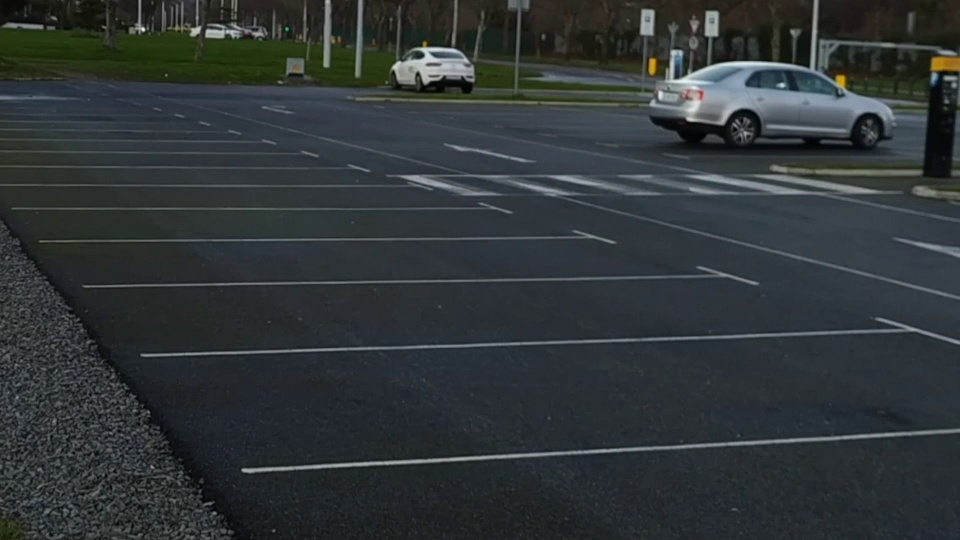
//> input picture Media/CarSpeedTest1EmptyFrame.jpg, 960 x 540 px, given in place of CarSpeedTest1.mp4, which was not available
$ ./main   (built with g++ and OpenCV 4)
//> lines starting //> are read from the running program, lines starting //| are printed output that depends on the picture; after the words box and inside, x2 and y2 are one past the last pixel; in counts of white or black regions, pixels touching at a corner belong together; pictures that were not available may be replaced by others from this repository, and a replacement may not be noted
### Utilities.cpp
/*
 * This code is provided as part of "A Practical Introduction to Computer Vision with OpenCV"
 * by Kenneth Dawson-Howe © Wiley & Sons Inc. 2014.  All rights reserved.
 */
#include "opencv2/core.hpp"
#include "opencv2/imgproc.hpp"
#include "opencv2/video.hpp"
#include "opencv2/highgui.hpp"
#include <stdio.h>
#include <iostream>
#include "Utilities.h"

using namespace std;
using namespace cv;

// [137 lines left out: functions ShowHLS, writeText, writeText, JoinImagesHorizontally, JoinSingleImage, JoinImagesHorizontally and 7 more, not called in this run]


TimestampEvent::TimestampEvent()
{
	Reset("");
}
void TimestampEvent::Reset(String event_name)
{
	mEventName = event_name;
	mEventCount = 0;
	mAverageDuration = 0.0;
	mLastDuration = 0.0;
}
void TimestampEvent::RecordEvent(int duration)
{
	mLastDuration = duration;
	mAverageDuration = ((mAverageDuration*((double) mEventCount))+duration)/((double) (mEventCount+1));
	mEventCount++;
}
// [8 lines left out: functions getLastTime, getAverageTime, not called in this run]
String TimestampEvent::getEventName()
{
	return mEventName;
}
String TimestampEvent::getString(bool average, bool last)
{
	String event_string;
	std::ostringstream temp;
	temp << mEventName;
	temp.precision(1);
	if (average || last)
		temp << " ";
	if (last)
		temp << (int) (mLastDuration+0.5) << "ms ";
	if ((average) && (mEventCount > 1))
		temp << fixed << "(av. " << mAverageDuration << "ms)";
	event_string = temp.str();
	return event_string;
}


Timestamper::Timestamper()
{
	mTickFrequency = getTickFrequency()/1000.0;  // Tick frequency in ms
	reset();
}
void Timestamper::reset()
{
	ignoreTimeSinceLastRecorded();
	mEventCount = 0;
}
void Timestamper::ignoreTimeSinceLastRecorded()
{
	mLastTickCount = static_cast<double>(getTickCount());
}
void Timestamper::recordTime(String event)
{
	// Search for event
	int event_count=0;
	while ((event_count < mEventCount) &&
			(event.compare(mEvents[event_count].getEventName()) != 0))
		event_count++;
	double tick_count = static_cast<double>(getTickCount());
	double processing_duration = (tick_count-mLastTickCount)/mTickFrequency;
	mLastTickCount = tick_count;
	if (event_count != MAX_EVENTS)
	{
		if (event_count == mEventCount)
		{
			// Add new event
			mEvents[event_count].Reset(event);
			mEventCount++;
		}
		mEvents[event_count].RecordEvent((int) processing_duration);
	}
}
void Timestamper::putTimes(Mat output_image)
{
	int line_step = 13;
	Scalar colour( 0, 0, 255);
	Point location( 7, 13 );
	putText( output_image, "Execution times:", location, FONT_HERSHEY_SIMPLEX, 0.4, colour );

	for (int event_count = 0; event_count < mEventCount; event_count++)
	{
		String output = "";
		output += "-";
		output += mEvents[event_count].getString();
		location.y += line_step;
		putText( output_image, output, location, FONT_HERSHEY_SIMPLEX, 0.4, colour );
	}
}

// [170 lines left out: functions StretchImage, convert_32bit_image_for_display, show_32bit_image, ComputeDefaultImage, DrawHistogram, ComputeOTSUThreshold and 2 more, not called in this run]

### main.cpp
#define _SILENCE_EXPERIMENTAL_FILESYSTEM_DEPRECATION_WARNING
#include <opencv2/core/core.hpp>
#include "Utilities.h"
#include <iostream>
#include <fstream>
#include <list>
#include <experimental/filesystem> // C++-standard header file name
#include <filesystem> // Microsoft-specific implementation header file name
using namespace std::experimental::filesystem::v1;
using namespace std;
using namespace cv;
#define FOCAL_LENGTH_ESTIMATE 1770
#define PLATE_WIDTH_IN_MM 465
#define PLATE_HEIGHT_IN_MM 100
#define FRAMES_PER_SECOND 29.97
#define REQUIRED_DICE 0.8

const int LICENCE_PLATE_LOCATIONS[][5] = { {1, 67, 88, 26, 6}, {2, 67, 88, 26, 6}, {3, 68, 88, 26, 6},
	{4, 69, 88, 26, 6}, {5, 70, 89, 26, 6}, {6, 70, 89, 27, 6}, {7, 71, 89, 27, 6}, {8, 73, 89, 27, 6},
	{9, 73, 90, 27, 6}, {10, 74, 90, 27, 6}, {11, 75, 90, 27, 6}, {12, 76, 90, 27, 6}, {13, 77, 91, 27, 6},
	{14, 78, 91, 27, 6}, {15, 78, 91, 27, 6}, {16, 79, 91, 27, 6}, {17, 80, 92, 27, 6}, {18, 81, 92, 27, 6},
	{19, 81, 92, 28, 6}, {20, 82, 93, 28, 6}, {21, 83, 93, 28, 6}, {22, 83, 93, 28, 6}, {23, 84, 93, 28, 6},
	{24, 85, 94, 28, 6}, {25, 85, 94, 28, 6}, {26, 86, 94, 28, 6}, {27, 86, 94, 28, 6}, {28, 86, 95, 29, 6},
	{29, 87, 95, 29, 6}, {30, 87, 95, 29, 6}, {31, 88, 95, 29, 6}, {32, 88, 96, 29, 6}, {33, 89, 96, 29, 6},
	{34, 89, 96, 29, 6}, {35, 89, 97, 29, 6}, {36, 90, 97, 29, 6}, {37, 90, 97, 30, 6}, {38, 91, 98, 30, 6},
	{39, 91, 98, 30, 6}, {40, 92, 98, 30, 7}, {41, 92, 99, 30, 7}, {42, 93, 99, 30, 7}, {43, 93, 99, 30, 7},
	{44, 94, 100, 30, 7}, {45, 95, 100, 30, 7}, {46, 95, 101, 30, 7}, {47, 96, 101, 30, 7}, {48, 97, 102, 30, 7},
	{49, 97, 102, 31, 7}, {50, 98, 102, 31, 7}, {51, 99, 103, 31, 7}, {52, 99, 103, 32, 7}, {53, 100, 104, 32, 7},
	{54, 101, 104, 32, 7}, {55, 102, 105, 32, 7}, {56, 103, 105, 32, 7}, {57, 104, 106, 32, 7}, {58, 105, 106, 32, 7},
	{59, 106, 107, 32, 7}, {60, 107, 107, 32, 7}, {61, 108, 108, 32, 7}, {62, 109, 108, 33, 7}, {63, 110, 109, 33, 7},
	{64, 111, 109, 33, 7}, {65, 112, 110, 34, 7}, {66, 113, 111, 34, 7}, {67, 114, 111, 34, 7}, {68, 116, 112, 34, 7},
	{69, 117, 112, 34, 8}, {70, 118, 113, 35, 8}, {71, 119, 113, 35, 8}, {72, 121, 114, 35, 8}, {73, 122, 114, 35, 8},
	{74, 124, 115, 35, 8}, {75, 125, 116, 36, 8}, {76, 127, 116, 36, 8}, {77, 128, 117, 36, 8}, {78, 130, 118, 36, 8},
	{79, 132, 118, 36, 9}, {80, 133, 119, 37, 9}, {81, 135, 120, 37, 9}, {82, 137, 121, 37, 9}, {83, 138, 122, 38, 9},
	{84, 140, 122, 38, 9}, {85, 142, 123, 38, 9}, {86, 144, 124, 38, 9}, {87, 146, 125, 38, 9}, {88, 148, 126, 39, 9},
	{89, 150, 127, 39, 9}, {90, 152, 128, 39, 9}, {91, 154, 129, 40, 9}, {92, 156, 129, 40, 10}, {93, 158, 130, 40, 10},
	{94, 160, 131, 41, 10}, {95, 163, 133, 41, 10}, {96, 165, 133, 41, 10}, {97, 167, 135, 42, 10}, {98, 170, 135, 42, 10},
	{99, 172, 137, 43, 10}, {100, 175, 138, 43, 10}, {101, 178, 139, 43, 10}, {102, 180, 140, 44, 10}, {103, 183, 141, 44, 10},
	{104, 186, 142, 44, 11}, {105, 188, 143, 45, 11}, {106, 192, 145, 45, 11}, {107, 195, 146, 45, 11}, {108, 198, 147, 45, 11},
	{109, 201, 149, 46, 11}, {110, 204, 150, 47, 11}, {111, 207, 151, 47, 11}, {112, 211, 152, 47, 11}, {113, 214, 154, 48, 11},
	{114, 218, 155, 48, 12}, {115, 221, 157, 49, 12}, {116, 225, 158, 50, 12}, {117, 229, 160, 50, 12}, {118, 234, 162, 50, 12},
	{119, 237, 163, 51, 12}, {120, 241, 164, 52, 12}, {121, 245, 166, 52, 12}, {122, 250, 168, 52, 12}, {123, 254, 169, 53, 12},
	{124, 258, 171, 54, 12}, {125, 263, 173, 55, 12}, {126, 268, 175, 55, 12}, {127, 273, 177, 55, 12}, {128, 278, 179, 56, 13},
	{129, 283, 181, 57, 13}, {130, 288, 183, 57, 13}, {131, 294, 185, 58, 13}, {132, 299, 187, 59, 13}, {133, 305, 190, 59, 13},
	{134, 311, 192, 60, 13}, {135, 317, 194, 60, 14}, {136, 324, 196, 60, 14}, {137, 330, 198, 61, 14}, {138, 336, 201, 63, 14},
	{139, 342, 203, 64, 14}, {140, 349, 206, 65, 14}, {141, 357, 208, 65, 15}, {142, 364, 211, 66, 15}, {143, 372, 214, 67, 15},
	{144, 379, 217, 68, 15}, {145, 387, 220, 69, 15}, {146, 396, 223, 70, 15}, {147, 404, 226, 71, 16}, {148, 412, 229, 72, 16},
	{149, 422, 232, 73, 17}, {150, 432, 236, 74, 17}, {151, 440, 239, 75, 18}, {152, 450, 243, 76, 18}, {153, 460, 247, 77, 18},
	{154, 470, 250, 78, 19}, {155, 482, 254, 78, 19}, {156, 492, 259, 81, 19}, {157, 504, 263, 82, 20}, {158, 516, 268, 83, 20},
	{159, 528, 272, 85, 21}, {160, 542, 277, 85, 21}, {161, 554, 282, 88, 21}, {162, 569, 287, 88, 22}, {163, 584, 292, 89, 22},
	{164, 598, 297, 91, 23}, {165, 614, 302, 92, 24}, {166, 630, 308, 94, 24}, {167, 646, 314, 96, 25}, {168, 664, 320, 97, 26},
	{169, 681, 327, 100, 26}, {170, 700, 334, 101, 27}, {171, 719, 341, 103, 28}, {172, 740, 349, 105, 29}, {173, 762, 357, 107, 29},
	{174, 784, 365, 109, 30}, { 175, 808, 374, 110, 31 }, { 176, 832, 383, 113, 32 } };
const int NUMBER_OF_PLATES = sizeof(LICENCE_PLATE_LOCATIONS) / (sizeof(LICENCE_PLATE_LOCATIONS[0]));
const int FRAMES_FOR_DISTANCES[] = { 54,   70,   86,  101,  115,  129,  143,  158,  172 };
const int DISTANCES_TRAVELLED_IN_MM[] = { 2380, 2380, 2400, 2380, 2395, 2380, 2385, 2380 };
const double SPEEDS_IN_KMPH[] = { 16.0, 16.0, 17.3, 18.3, 18.5, 18.3, 17.2, 18.3 };

void frameDistances(int frames[], float distances[], float positions[7][2], VideoCapture& surveillance_video) {

	if (surveillance_video.isOpened())
	{
		int starting_frame = 0;
		Mat current_frame, thresholded_image, closed_image, first_frame;
		Mat current_frame_gray, running_average_background;
		Mat selective_running_average_background;
		double running_average_learning_rate = 0.01;
		surveillance_video.set(cv::CAP_PROP_POS_FRAMES, starting_frame);
		surveillance_video >> current_frame;
		first_frame = current_frame.clone();
		cvtColor(current_frame, current_frame_gray, COLOR_BGR2GRAY);
		current_frame.convertTo(running_average_background, CV_32F);
		selective_running_average_background = running_average_background.clone();
		int rad = running_average_background.depth();

		int codec = static_cast<int>(surveillance_video.get(cv::CAP_PROP_FOURCC));
		// V3.0.0 update on next line.  OLD CODE was    BackgroundSubtractorMOG2 gmm; //(50,16,true);
		Ptr<BackgroundSubtractorMOG2> gmm = createBackgroundSubtractorMOG2();
		Mat foreground_mask, foreground_image = Mat::zeros(current_frame.size(), CV_8UC3);

		double frame_rate = surveillance_video.get(cv::CAP_PROP_FPS);
		double time_between_frames = 10.0 / 29.97;
		Timestamper* timer = new Timestamper();
		int frame_count = 0;
		int x = 0;
		int trueP = 0;
		int falseP = 0;
		int falseN = 0;
		while ((!current_frame.empty()) && (frame_count++ < 1000))//1800))
		{
			double duration = static_cast<double>(getTickCount());

			// Update the Gaussian Mixture Model
			// V3.0.0 update on next line.  OLD CODE was  gmm(current_frame, foreground_mask);
			gmm->apply(current_frame, foreground_mask);

			// Clean the resultant binary (moving pixel) mask using an opening.
			threshold(foreground_mask, thresholded_image, 30, 255, THRESH_BINARY);
			Mat cleaned_foreground_mask;

			cleaned_foreground_mask = thresholded_image.clone();
			foreground_image.setTo(Scalar(0, 0, 0));
			current_frame.copyTo(foreground_image, cleaned_foreground_mask);

			timer->recordTime("Gaussian Mixture Model");
			// Create an average background image (just for information)
			Mat mean_background_image;
			timer->ignoreTimeSinceLastRecorded();
			// V3.0.0 update on next line.  OLD CODE was   gmm.getBackgroundImage(mean_background_image);
			gmm->getBackgroundImage(mean_background_image);

			duration = static_cast<double>(getTickCount()) - duration;
			duration /= getTickFrequency() / 1000.0;
			int delay = (time_between_frames > duration) ? ((int)(time_between_frames - duration)) : 1;
			char c = cv::waitKey(delay);
			char frame_str[100];
			sprintf(frame_str, "Frame = %d", frame_count);
			Mat grey_foreground, binary_im;
			cvtColor(foreground_image, grey_foreground, COLOR_BGR2GRAY);
			threshold(grey_foreground, binary_im, 30, 255, THRESH_BINARY);

			vector<vector<Point>> contours;
			vector<Vec4i> hierarchy;
			findContours(binary_im, contours, hierarchy, cv::RETR_TREE, cv::CHAIN_APPROX_NONE);
			Mat contours_image = Mat::zeros(binary_im.size(), CV_8UC3);
			Mat boxes_image = Mat::zeros(binary_im.size(), CV_8UC3);
			vector<Point> points;
			Scalar green = Scalar(0, 225, 0);
			Rect trueRect(LICENCE_PLATE_LOCATIONS[frame_count - 2][1], LICENCE_PLATE_LOCATIONS[frame_count - 2][2], LICENCE_PLATE_LOCATIONS[frame_count - 2][3], LICENCE_PLATE_LOCATIONS[frame_count - 2][4]);
			//rectangle(foreground_image, trueRect.tl(), trueRect.br(), green, 1, 8, 0);
			Rect bounding_rect;
			for (int contour_number = 0; (contour_number < (int)contours.size()); contour_number++)
			{
				Scalar colour(rand() & 0xFF, rand() & 0xFF, rand() & 0xFF);
				RotatedRect min_bounding_rectangle = minAreaRect(contours[contour_number]);

				Point_<float> boxCenter = min_bounding_rectangle.center;
				Size_<float> boxSize = min_bounding_rectangle.size;
				float boxAngle = min_bounding_rectangle.angle;
				Point2f vertices[4];
				if (boxSize.width > 8.0f && boxSize.height < 40.0f) {
					if (((boxSize.width / boxSize.height) > 2) && (boxAngle < 25.0f))
					{
						if ((contourArea(contours[contour_number]) / (boxSize.width * boxSize.height)) > 0.7f)
						{
							if (hierarchy[contour_number][2] != -1) {
								std::cout << "found for frame: " << frame_count << '\n';
								drawContours(foreground_image, contours, contour_number, colour, cv::FILLED, 8, hierarchy);
								if (frame_count == frames[x]) {
									drawContours(contours_image, contours, contour_number, colour, cv::FILLED, 8, hierarchy);
									//std::cout.precision(2);
									float pixelRatio = 520 / boxSize.width;
									float pixelRatio1 = 100 / boxSize.height;
									float calc_distance_mm = 1770 * pixelRatio;
									distances[x] = calc_distance_mm;
									positions[x][0] = boxCenter.x;
									positions[x][1] = boxCenter.y;
									positions[x][2] = pixelRatio;
									x++;
								}
								// [4 lines of commented-out code are left out]
								bounding_rect = boundingRect(contours[contour_number]);
							}
						}
					}
				}
			}
			Rect int_rect = trueRect & bounding_rect;
			float TRsize = trueRect.width * trueRect.height;
			float INsize = int_rect.width * int_rect.height;
			float BOsize = bounding_rect.width * bounding_rect.height;
			float dice = (INsize * 2) / (TRsize + BOsize);
			//cout << "dice: " << dice << '\n';
			if (frame_count < 176 && frame_count > 50)
				if (bounding_rect.empty()) {
					falseN++;
				}
				else if (dice < 0.76) {
					falseP++;
				}
				else
				{
					trueP++;
				}
			if (frame_count == frames[x]) {
				std::cout << x << '\n';
				x++;
			}
			Scalar red = Scalar(0, 0, 255);
			//rectangle(foreground_image, bounding_rect.tl(), bounding_rect.br(), red, 1, 8, 0);

			cout << "true positives : " << trueP << '\n';
			cout << "false positives : " << falseP << '\n';
			cout << "false negatives : " << falseN << '\n';
			timer->putTimes(current_frame);
			imshow("Boxes", foreground_image);
			surveillance_video >> current_frame;
		}
		cv::destroyAllWindows();
	}
}

int main(int argc, const char** argv)
{
	char* file_location = "Media/";
	int frames[] = {54, 70, 86, 101, 115, 129, 143, 158, 172};
	float distances[7] = {};
	float positions[7][2];

	char* video_files[] = {
		"CarSpeedTest1.mp4"};

	int number_of_videos = sizeof(video_files) / sizeof(video_files[0]);
	VideoCapture* video = new VideoCapture[number_of_videos];
	for (int video_file_no = 0; (video_file_no < number_of_videos); video_file_no++)
	{
		string filename(file_location);
		filename.append(video_files[video_file_no]);
		video[video_file_no].open(filename);
		if (!video[video_file_no].isOpened())
		{
			cout << "Cannot open video file: " << filename << endl;
			//			return -1;
		}
	}
	video[0].set(cv::CAP_PROP_POS_FRAMES, 150);

	char c = cv::waitKey();
//> the space key is pressed
	cv::destroyAllWindows();

	frameDistances(frames, distances,positions, video[0]);
//> in frameDistances, current_frame is the input picture: 540 rows x 960 cols, CV_8UC3; mean B, G, R 56.3, 54.3, 48.5
//> in frameDistances, `cvtColor(current_frame, current_frame_gray, COLOR_BGR2GRAY);`:
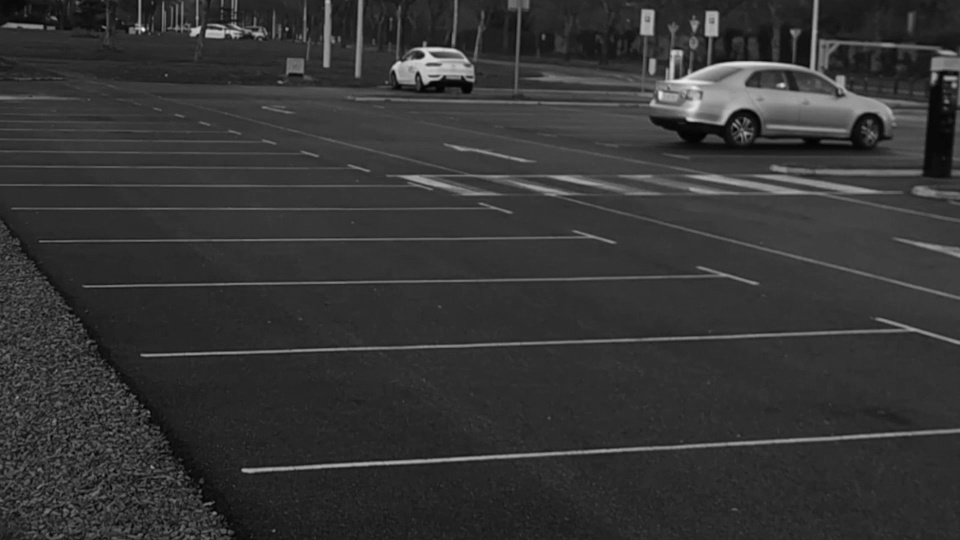
//> current_frame_gray: 540 rows x 960 cols, CV_8UC1; min 0, max 251, mean 52.8
//> in frameDistances, `gmm->apply(current_frame, foreground_mask);`: foreground_mask: 540 rows x 960 cols, CV_8UC1; every value is 127
//> in frameDistances, `threshold(foreground_mask, thresholded_image, 30, 255, THRESH_BINARY);`: thresholded_image: 540 rows x 960 cols, CV_8UC1; every value is 255
//> in frameDistances, `threshold(grey_foreground, binary_im, 30, 255, THRESH_BINARY);`:
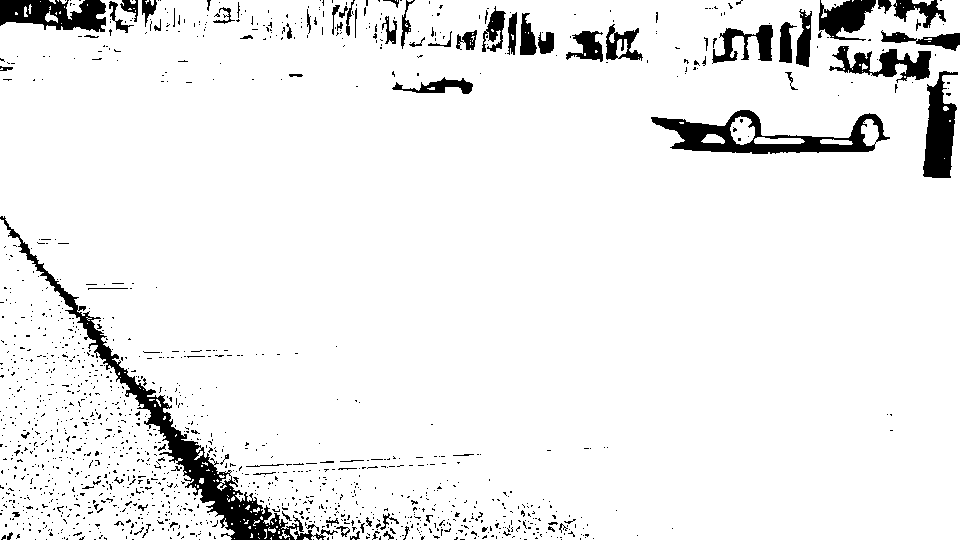
//> binary_im: 540 rows x 960 cols, CV_8UC1; 93.5% white; 1376 black regions (1290 under 20 px)
//> in frameDistances, `findContours(binary_im, contours, hierarchy, cv::RETR_TREE, cv::CHAIN_..`: contours = 1675 contours, 1534 with area under 20; largest, box (x1, y1, x2, y2) and area: (0, 0, 960, 540) 463918, (0, 219, 235, 540) 37477, (650, 109, 891, 155) 5378, (922, 70, 959, 179) 2505, (828, 45, 932, 84) 1872
//> the loop in frameDistances, `for (int contour_number = 0; (contour_number < (int)contours.size()); ..` made 1675 passes
//> (min_bounding_rectangle, boxSize, boxAngle, contour_number, bounding_rect) on pass 1423: (centre (940.2, 124.1), size (108.6, 32.2), angle -87.2, Size(108.6, 32.18), -87.21, 1422, Rect(922, 70, 37, 109))
//> (boxCenter, boxSize, boxAngle) on passes 2, 3, 4, 5, 8, 9: (Point(320, 538.5), Size(1, 2), -90), (Point(289, 538.5), Size(1, 0), -90), (Point(234, 538), Size(0, 0), -90), (Point(305.5, 538), Size(2, 5), -90), (Point(318, 536), Size(0, 0), -90), (Point(273, 535), Size(0, 0), -90)
//| found for frame: 1
//> (output is shown up to pass 1423 of 1675)
//> after the loop in frameDistances, `for (int contour_number = 0; (contour_number < (int)contours.size()); ..`:
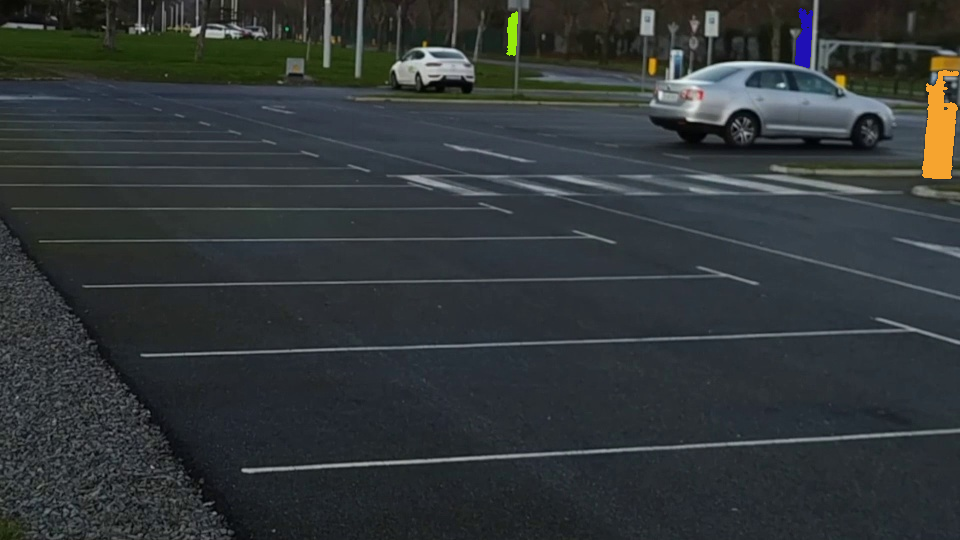
//> foreground_image: 540 rows x 960 cols, CV_8UC3; 0.73% of pixels changed, all inside (x1, y1, x2, y2) = (506, 8, 959, 179)
//> after the loop in frameDistances, `for (int contour_number = 0; (contour_number < (int)contours.size()); ..`: contours_image: 540 rows x 960 cols, CV_8UC3; every value is 0
//> after the loop in frameDistances, `for (int contour_number = 0; (contour_number < (int)contours.size()); ..`: x = 0
//> in frameDistances, `Rect int_rect = trueRect & bounding_rect;`: int_rect = Rect(0, 0, 0, 0)
//> in frameDistances, `float INsize = int_rect.width * int_rect.height;`: INsize = 0
//> in frameDistances, `float BOsize = bounding_rect.width * bounding_rect.height;`: BOsize = 1080
//> in frameDistances, `float dice = (INsize * 2) / (TRsize + BOsize);`: dice = 0
//> in putTimes, `putText( output_image, "Execution times:", location, FONT_HERSHEY_SIMP..`:
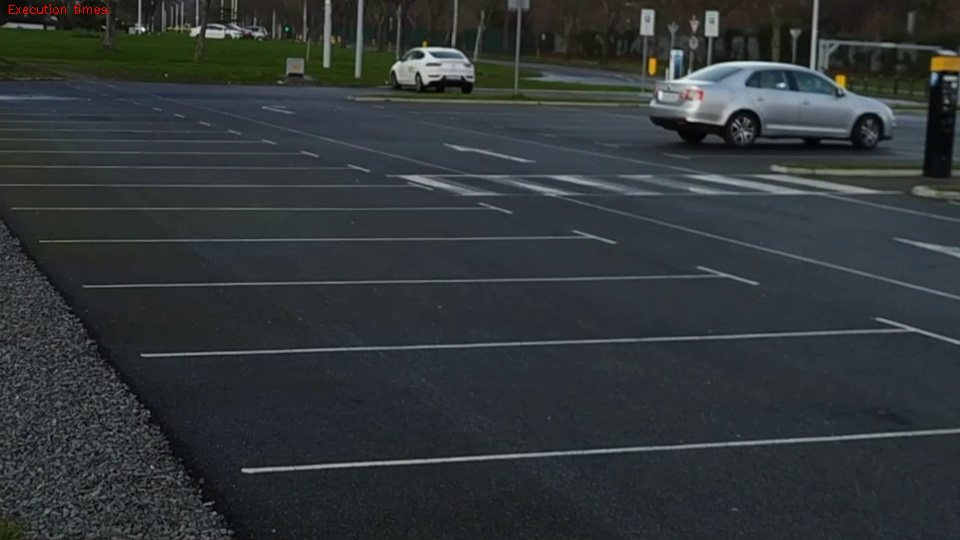
//> output_image: 540 rows x 960 cols, CV_8UC3; 231 pixels changed, all inside (x1, y1, x2, y2) = (9, 4, 110, 14)
//> the loop in putTimes, `for (int event_count = 0; event_count < mEventCount; event_count++)` made 1 pass
//> pass 1, in putTimes, `putText( output_image, output, location, FONT_HERSHEY_SIMPLEX, 0.4, co..`:
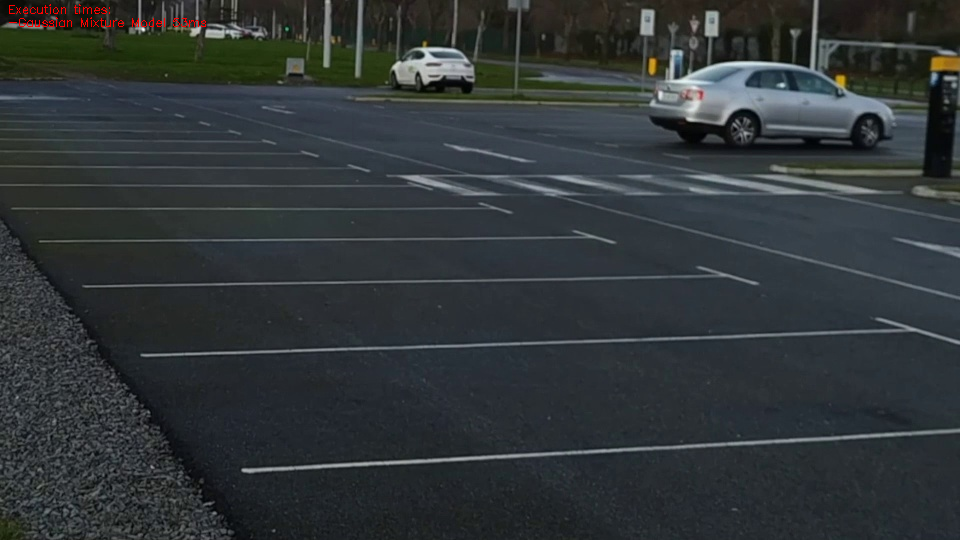
//> output_image: 540 rows x 960 cols, CV_8UC3; 0.09% of pixels changed, all inside (x1, y1, x2, y2) = (9, 17, 206, 27)
	float speeds[7];
	for (int i = 1; i <= 7; i++) {
		//cout << "Pos x: " << positions[i][0] << '\n';
		//cout << "Pos y: " << positions[i][1] << '\n';
		float dx = positions[i-1][0] - positions[i][0];
		float dy = positions[i-1][1] - positions[i][1];
		float dist_px = sqrt((dx*dx) + (dy*dy));
		//cout << "dsit_px :" << dist_px << '\n';
		float dist_mm = dist_px * positions[i][2];
		//cout << "dist_mm :" << dist_mm << '\n';
		float dz = distances[i - 1] - distances[i];
		//cout << "dz :" << dz << '\n';
		cout << "Distance :" << distances[i-1] - distances [i]<< '\n';
		cout << "Change in Frames :" << frames[i - 1] - frames[i] << '\n';
		int df = (frames[i - 1] - frames[i]);
		//speeds[i] = ((sqrt((dz*dz)+(dist_mm*dist_mm))) / 10 / 100 / 1000) / (((frames[i - 1] - frames[i] / FRAMES_PER_SECOND) / 60 / 60);

		speeds[i] = ((dz) / 10 / 100 / 1000) / ((df/ FRAMES_PER_SECOND) / 60 / 60);
		cout << "Speed :" << speeds[i] << '\n';
	}
	c = cv::waitKey();
	cv::destroyAllWindows();
}
